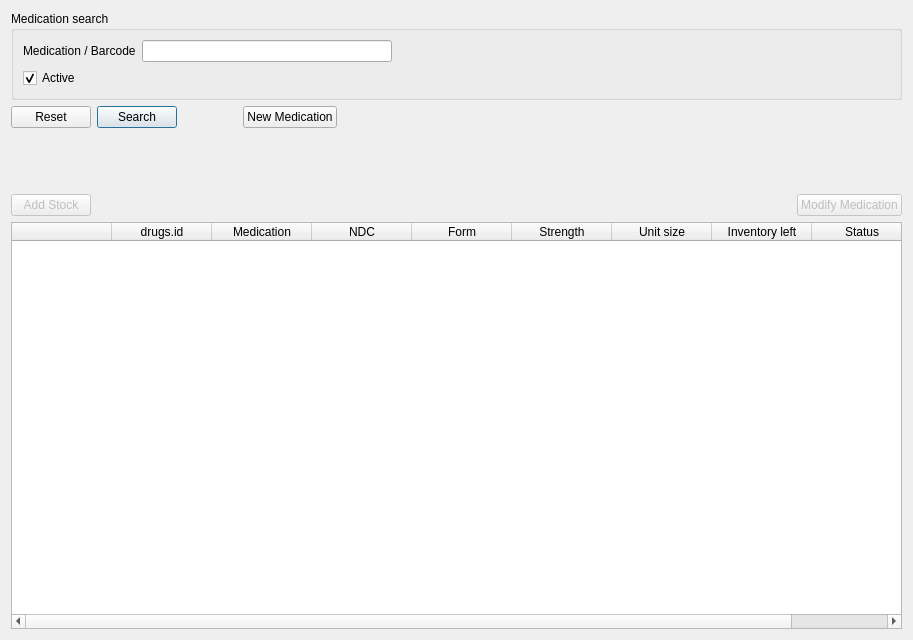
<?xml version="1.0" encoding="UTF-8"?>
<ui version="4.0">
 <class>FormularyFrame</class>
 <widget class="QFrame" name="FormularyFrame">
  <property name="geometry">
   <rect>
    <x>0</x>
    <y>0</y>
    <width>913</width>
    <height>640</height>
   </rect>
  </property>
  <property name="frameShape">
   <enum>QFrame::NoFrame</enum>
  </property>
  <property name="frameShadow">
   <enum>QFrame::Plain</enum>
  </property>
  <layout class="QVBoxLayout" name="verticalLayout">
   <item>
    <widget class="QGroupBox" name="groupBox">
     <property name="title">
      <string notr="true">Medication search</string>
     </property>
     <layout class="QVBoxLayout" name="verticalLayout_2">
      <item>
       <layout class="QHBoxLayout" name="horizontalLayout">
        <item>
         <widget class="QLabel" name="nameLabel">
          <property name="toolTip">
           <string notr="true">Medication / Barcode</string>
          </property>
          <property name="text">
           <string notr="true">Medication / Barcode</string>
          </property>
         </widget>
        </item>
        <item>
         <widget class="QLineEdit" name="nameField">
          <property name="minimumSize">
           <size>
            <width>200</width>
            <height>0</height>
           </size>
          </property>
          <property name="maximumSize">
           <size>
            <width>250</width>
            <height>16777215</height>
           </size>
          </property>
          <property name="toolTip">
           <string notr="true">Medication / Barcode</string>
          </property>
          <property name="text">
           <string notr="true"/>
          </property>
         </widget>
        </item>
        <item>
         <spacer name="horizontalSpacer">
          <property name="orientation">
           <enum>Qt::Horizontal</enum>
          </property>
          <property name="sizeHint" stdset="0">
           <size>
            <width>40</width>
            <height>20</height>
           </size>
          </property>
         </spacer>
        </item>
       </layout>
      </item>
      <item>
       <layout class="QHBoxLayout" name="horizontalLayout_2">
        <item>
         <widget class="QCheckBox" name="activeCheckbox">
          <property name="text">
           <string notr="true">Active</string>
          </property>
          <property name="checked">
           <bool>true</bool>
          </property>
         </widget>
        </item>
        <item>
         <spacer name="horizontalSpacer_2">
          <property name="orientation">
           <enum>Qt::Horizontal</enum>
          </property>
          <property name="sizeHint" stdset="0">
           <size>
            <width>40</width>
            <height>20</height>
           </size>
          </property>
         </spacer>
        </item>
       </layout>
      </item>
     </layout>
    </widget>
   </item>
   <item>
    <layout class="QHBoxLayout" name="horizontalLayout_3">
     <item>
      <widget class="QPushButton" name="resetButton">
       <property name="text">
        <string notr="true">Reset</string>
       </property>
      </widget>
     </item>
     <item>
      <widget class="QPushButton" name="searchButton">
       <property name="text">
        <string notr="true">Search</string>
       </property>
       <property name="default">
        <bool>true</bool>
       </property>
      </widget>
     </item>
     <item>
      <spacer name="horizontalSpacer_5">
       <property name="orientation">
        <enum>Qt::Horizontal</enum>
       </property>
       <property name="sizeType">
        <enum>QSizePolicy::Fixed</enum>
       </property>
       <property name="sizeHint" stdset="0">
        <size>
         <width>60</width>
         <height>20</height>
        </size>
       </property>
      </spacer>
     </item>
     <item>
      <widget class="QPushButton" name="newMedicationButton">
       <property name="text">
        <string notr="true">New Medication</string>
       </property>
      </widget>
     </item>
     <item>
      <spacer name="horizontalSpacer_3">
       <property name="orientation">
        <enum>Qt::Horizontal</enum>
       </property>
       <property name="sizeHint" stdset="0">
        <size>
         <width>40</width>
         <height>20</height>
        </size>
       </property>
      </spacer>
     </item>
    </layout>
   </item>
   <item>
    <spacer name="verticalSpacer">
     <property name="orientation">
      <enum>Qt::Vertical</enum>
     </property>
     <property name="sizeType">
      <enum>QSizePolicy::Fixed</enum>
     </property>
     <property name="sizeHint" stdset="0">
      <size>
       <width>20</width>
       <height>60</height>
      </size>
     </property>
    </spacer>
   </item>
   <item>
    <layout class="QHBoxLayout" name="horizontalLayout_4">
     <item>
      <widget class="QPushButton" name="newStockButton">
       <property name="enabled">
        <bool>false</bool>
       </property>
       <property name="text">
        <string notr="true">Add Stock</string>
       </property>
      </widget>
     </item>
     <item>
      <spacer name="horizontalSpacer_4">
       <property name="orientation">
        <enum>Qt::Horizontal</enum>
       </property>
       <property name="sizeHint" stdset="0">
        <size>
         <width>40</width>
         <height>20</height>
        </size>
       </property>
      </spacer>
     </item>
     <item>
      <widget class="QPushButton" name="modifyButton">
       <property name="enabled">
        <bool>false</bool>
       </property>
       <property name="text">
        <string notr="true">Modify Medication</string>
       </property>
      </widget>
     </item>
    </layout>
   </item>
   <item>
    <widget class="DisplayTable" name="resultTable">
     <property name="contextMenuPolicy">
      <enum>Qt::ActionsContextMenu</enum>
     </property>
     <property name="editTriggers">
      <set>QAbstractItemView::NoEditTriggers</set>
     </property>
     <property name="alternatingRowColors">
      <bool>true</bool>
     </property>
     <property name="selectionBehavior">
      <enum>QAbstractItemView::SelectRows</enum>
     </property>
     <property name="sortingEnabled">
      <bool>true</bool>
     </property>
     <property name="columnCount">
      <number>9</number>
     </property>
     <attribute name="horizontalHeaderHighlightSections">
      <bool>false</bool>
     </attribute>
     <attribute name="verticalHeaderVisible">
      <bool>false</bool>
     </attribute>
     <column>
      <property name="text">
       <string notr="true"/>
      </property>
     </column>
     <column>
      <property name="text">
       <string notr="true">drugs.id</string>
      </property>
     </column>
     <column>
      <property name="text">
       <string notr="true">Medication</string>
      </property>
      <property name="toolTip">
       <string notr="true">Name of the medication</string>
      </property>
     </column>
     <column>
      <property name="text">
       <string notr="true">NDC</string>
      </property>
      <property name="toolTip">
       <string notr="true">National Drug Code</string>
      </property>
     </column>
     <column>
      <property name="text">
       <string notr="true">Form</string>
      </property>
      <property name="toolTip">
       <string notr="true">Medication form</string>
      </property>
     </column>
     <column>
      <property name="text">
       <string notr="true">Strength</string>
      </property>
      <property name="toolTip">
       <string notr="true">Strength</string>
      </property>
     </column>
     <column>
      <property name="text">
       <string notr="true">Unit size</string>
      </property>
      <property name="toolTip">
       <string comment="UNIT SIZE DISPLAY TOOLTIP">Unit size (optional)</string>
      </property>
     </column>
     <column>
      <property name="text">
       <string notr="true">Inventory left</string>
      </property>
      <property name="toolTip">
       <string notr="true">Inventory left</string>
      </property>
     </column>
     <column>
      <property name="text">
       <string notr="true">Status</string>
      </property>
      <property name="toolTip">
       <string notr="true">Active or inactive status</string>
      </property>
     </column>
    </widget>
   </item>
  </layout>
  <action name="newMedicationAction">
   <property name="text">
    <string notr="true">New Medication</string>
   </property>
   <property name="toolTip">
    <string notr="true">Add a new medication.</string>
   </property>
  </action>
  <action name="newStockAction">
   <property name="text">
    <string notr="true">Add Stock</string>
   </property>
   <property name="toolTip">
    <string notr="true">Add new stock of a medication.</string>
   </property>
  </action>
  <action name="modifyAction">
   <property name="text">
    <string notr="true">Modify Medication</string>
   </property>
   <property name="toolTip">
    <string notr="true">Modify medication information.</string>
   </property>
  </action>
  <action name="toggleAction">
   <property name="text">
    <string notr="true">Activate / Inactivate</string>
   </property>
   <property name="toolTip">
    <string notr="true">Toggle active/inactive</string>
   </property>
  </action>
  <action name="viewAction">
   <property name="text">
    <string notr="true">View Medication</string>
   </property>
   <property name="toolTip">
    <string notr="true">View the medication information</string>
   </property>
  </action>
 </widget>
 <customwidgets>
  <customwidget>
   <class>DisplayTable</class>
   <extends>QTableWidget</extends>
   <header>displaytable.h</header>
  </customwidget>
 </customwidgets>
 <resources/>
 <connections>
  <connection>
   <sender>nameField</sender>
   <signal>returnPressed()</signal>
   <receiver>searchButton</receiver>
   <slot>click()</slot>
   <hints>
    <hint type="sourcelabel">
     <x>168</x>
     <y>20</y>
    </hint>
    <hint type="destinationlabel">
     <x>129</x>
     <y>78</y>
    </hint>
   </hints>
  </connection>
  <connection>
   <sender>resetButton</sender>
   <signal>clicked()</signal>
   <receiver>nameField</receiver>
   <slot>clear()</slot>
   <hints>
    <hint type="sourcelabel">
     <x>48</x>
     <y>78</y>
    </hint>
    <hint type="destinationlabel">
     <x>168</x>
     <y>20</y>
    </hint>
   </hints>
  </connection>
  <connection>
   <sender>newStockButton</sender>
   <signal>clicked()</signal>
   <receiver>newStockAction</receiver>
   <slot>trigger()</slot>
   <hints>
    <hint type="sourcelabel">
     <x>48</x>
     <y>175</y>
    </hint>
    <hint type="destinationlabel">
     <x>-1</x>
     <y>-1</y>
    </hint>
   </hints>
  </connection>
  <connection>
   <sender>modifyButton</sender>
   <signal>clicked()</signal>
   <receiver>modifyAction</receiver>
   <slot>trigger()</slot>
   <hints>
    <hint type="sourcelabel">
     <x>854</x>
     <y>175</y>
    </hint>
    <hint type="destinationlabel">
     <x>-1</x>
     <y>-1</y>
    </hint>
   </hints>
  </connection>
  <connection>
   <sender>newMedicationButton</sender>
   <signal>clicked()</signal>
   <receiver>newMedicationAction</receiver>
   <slot>trigger()</slot>
   <hints>
    <hint type="sourcelabel">
     <x>280</x>
     <y>78</y>
    </hint>
    <hint type="destinationlabel">
     <x>-1</x>
     <y>-1</y>
    </hint>
   </hints>
  </connection>
 </connections>
</ui>
